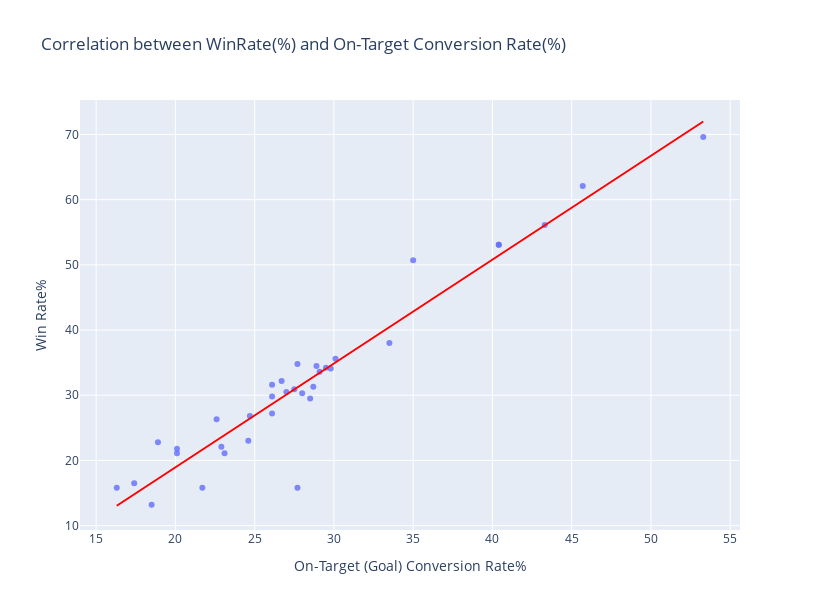

Write notebook code for a chart like this one.
### Code cell
Sorted_OTCR = Mega_Decade_DF.sort_values(by="OTCR%", ascending=False)
Sorted_OTCR.reset_index(drop=True, inplace=True)
Sorted_OTCR

fig = px.scatter(Sorted_OTCR, x="OTCR%", y="WinRate%", trendline="ols", trendline_color_override="red", title="Correlation between WinRate(%) and On-Target Conversion Rate(%)", 
                 labels={"WinRate%": "Win Rate% ", "OTCR%": "On-Target (Goal) Conversion Rate% "}, opacity=0.8)
fig.update_traces(textposition="top center", hoverinfo="none", hovertemplate=None)
fig.update_layout(width=820, height=610)

fig.show()

### Figure 1 — Plotly figure (JSON) as saved in the notebook; plotly's stock layout.template omitted (floating-point values rounded to 4 significant figures)
{"data": [{"hoverinfo": "none", "legendgroup": "", "marker": {"color": "#636efa", "opacity": 0.8, "symbol": "circle"}, "mode": "markers", "name": "", "orientation": "v", "showlegend": false, "textposition": "top center", "type": "scatter", "x": [53.3, 45.7, 43.3, 40.4, 40.4, 35.0, 33.5, 30.1, 29.8, 29.5, 29.1, 28.9, 28.7, 28.5, 28.0, 27.7, 27.7, 27.5, 27.0, 26.7, 26.1, 26.1, 26.1, 24.7, 24.6, 23.1, 22.9, 22.6, 21.7, 20.1, 20.1, 18.9, 18.5, 17.4, 16.3], "xaxis": "x", "y": [69.6, 62.1, 56.1, 53.1, 53.1, 50.7, 38.0, 35.6, 34.1, 34.2, 33.6, 34.5, 31.3, 29.5, 30.3, 34.8, 15.8, 30.9, 30.5, 32.2, 27.2, 29.8, 31.6, 26.8, 23.0, 21.1, 22.1, 26.3, 15.8, 21.1, 21.8, 22.8, 13.2, 16.5, 15.8], "yaxis": "y"}, {"hoverinfo": "none", "legendgroup": "", "line": {"color": "red"}, "marker": {"color": "#636efa", "symbol": "circle"}, "mode": "lines", "name": "", "showlegend": false, "textposition": "top center", "type": "scatter", "x": [16.3, 17.4, 18.5, 18.9, 20.1, 20.1, 21.7, 22.6, 22.9, 23.1, 24.6, 24.7, 26.1, 26.1, 26.1, 26.7, 27.0, 27.5, 27.7, 27.7, 28.0, 28.5, 28.7, 28.9, 29.1, 29.5, 29.8, 30.1, 33.5, 35.0, 40.4, 40.4, 43.3, 45.7, 53.3], "xaxis": "x", "y": [13.04, 14.8, 16.55, 17.19, 19.1, 19.1, 21.65, 23.08, 23.56, 23.88, 26.27, 26.43, 28.66, 28.66, 28.66, 29.61, 30.09, 30.89, 31.21, 31.21, 31.68, 32.48, 32.8, 33.12, 33.44, 34.07, 34.55, 35.03, 40.45, 42.84, 51.44, 51.44, 56.06, 59.88, 71.99], "yaxis": "y"}], "layout": {"height": 610, "legend": {"tracegroupgap": 0}, "title": {"text": "Correlation between WinRate(%) and On-Target Conversion Rate(%)"}, "width": 820, "xaxis": {"anchor": "y", "domain": [0, 1], "title": {"text": "On-Target (Goal) Conversion Rate% "}}, "yaxis": {"anchor": "x", "domain": [0, 1], "title": {"text": "Win Rate% "}}}}
